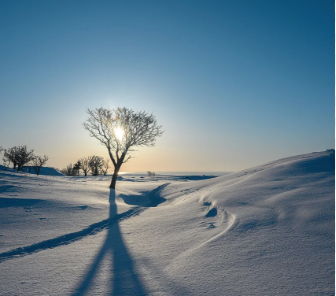
#> input picture entrada.png, 336 x 296 px
$ python svd_imagem.py
#> lines starting #> are read from the running program, lines starting #| are printed output that depends on the picture
"""
POC: SVD on an image.

The idea: a grayscale image is just a matrix of numbers.
SVD breaks it apart into a stack of layers ordered by importance.

This script does two things for the first NUM_LAYERS layers:
  1) saves the image of EACH layer on its own (layer_01.png, layer_02.png, ...)
     and also the raw numbers of each layer (layer_01.npy, ...)
  2) saves the reconstruction using the N layers added together (reconstructed.png)

The larger NUM_LAYERS is, the closer the reconstruction gets to the original.

Dependencies: numpy and Pillow
    pip install numpy pillow
"""

import os
import numpy as np
from PIL import Image

# ------------------------------------------------------------------
# VARIABLES YOU FEED IN
# ------------------------------------------------------------------
IMAGE_PATH  = "entrada.png"   # the input image
NUM_LAYERS  = 35              # how many layers to generate (1, 2, ... n)
OUTPUT_DIR  = "saida"         # folder where everything gets saved
# ------------------------------------------------------------------


def load_image_as_matrix(path):
    """Reads the image, converts it to grayscale and returns the pixel matrix
    (each number is the brightness of a pixel, from 0 to 255)."""
#> called with path = 'entrada.png'
    gray_image = Image.open(path).convert("L")
    return np.asarray(gray_image, dtype=float)


def build_layer(matrix_U, weights, matrix_Vt, layer_number):
    """Builds a whole layer, already weighted: weight * (column x row).

    layer_number counts the human way (1, 2, 3...). Python indexes from zero,
    so the real position is layer_number - 1.

    From each piece the SVD takes one ingredient of this layer:
      - a COLUMN of matrix_U
      - a ROW of matrix_Vt
      - a WEIGHT (number) from the weights list"""
    index  = layer_number - 1
    column = matrix_U[:, index]    # the u vector of this layer
    row    = matrix_Vt[index]      # the v vector of this layer
    weight = weights[index]        # the sigma of this layer
    return weight * np.outer(column, row)


def to_visible_image(layer):
    """Converts the raw numbers of a layer into something you can actually look at.
    A layer has negative and positive values, so we center zero on mid gray (128)
    and rescale by the largest absolute value. This is ONLY for visualization:
    the real numbers are lost in this conversion."""
    largest_absolute_value = np.abs(layer).max() or 1
    visible = 128 + 127 * (layer / largest_absolute_value)
    return np.clip(visible, 0, 255).astype(np.uint8)


def save_png(uint8_matrix, path):
    Image.fromarray(uint8_matrix).save(path)


# ------------------------------------------------------------------
# 1) load the image
image_matrix = load_image_as_matrix(IMAGE_PATH)
height, width = image_matrix.shape
#> height = 296; width = 336

total_possible_layers = min(height, width)
#> total_possible_layers = 296
layer_count = max(1, min(NUM_LAYERS, total_possible_layers))
#> layer_count = 35

os.makedirs(OUTPUT_DIR, exist_ok=True)

# 2) the SVD returns TWO matrices and ONE list of weights.
#    In theory: W = U . Sigma . Vt
#      matrix_U  -> the U matrix   (where the COLUMN of each layer comes from)
#      weights   -> the sigmas     (LIST of numbers, largest to smallest)
#      matrix_Vt -> the Vt matrix  (where the ROW of each layer comes from)
matrix_U, weights, matrix_Vt = np.linalg.svd(image_matrix, full_matrices=False)
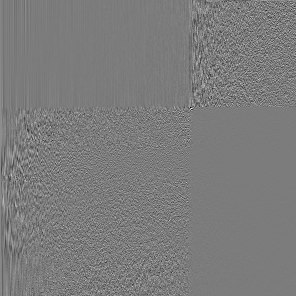
#> matrix_U: shape (296, 296) float64; min -0.542, max 0.571, mean 0.000172; drawn with min black and max white
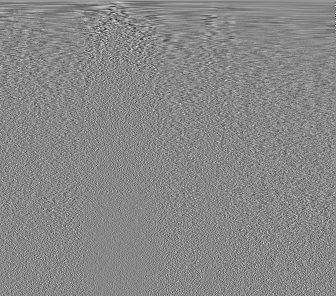
#> matrix_Vt: shape (296, 336) float64; min -0.424, max 0.37, mean 0.000186; drawn with min black and max white
#> weights = 296 values, max 40248 at index 0, min 0.506 at index 295, mean 311.3

# width of the number in the file name (layer_01, layer_02, ...)
name_digits = len(str(layer_count))
#> name_digits = 2

# 3) saves each layer on its own, from 1 up to layer_count, in two formats:
#      .npy -> raw numbers (with the weight baked in), useful to add up later
#      .png -> version just to see the pattern
for layer_number in range(1, layer_count + 1):
    layer = build_layer(matrix_U, weights, matrix_Vt, layer_number)
    suffix = f"{layer_number:0{name_digits}d}"
    np.save(os.path.join(OUTPUT_DIR, f"layer_{suffix}.npy"), layer)
    save_png(to_visible_image(layer), os.path.join(OUTPUT_DIR, f"layer_{suffix}.png"))
#> this loop made 35 passes
#> (weight in build_layer, largest_absolute_value in to_visible_image) on passes 1 to 12: (40248, 336.1), (3741.4, 107), (2800.4, 80.87), (2484.4, 90.27), (2032.5, 68.25), (1911.5, 76.51), (1602.3, 75.85), (1547.5, 48.98), (1213.1, 45.38), (1162.4, 64.31), (1102.6, 57.01), (1003, 47.55)
#> pass 1, `layer = build_layer(matrix_U, weights, matrix_Vt, layer_number)`:
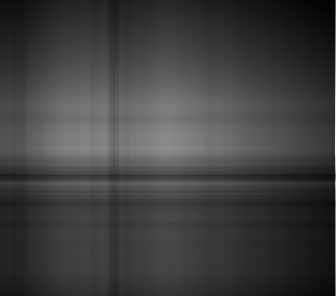
#> layer: shape (296, 336) float64; min 53.22, max 336.1, mean 123.5; drawn with min black and max white
#> pass 1, in to_visible_image, `visible = 128 + 127 * (layer / largest_absolute_value)`:
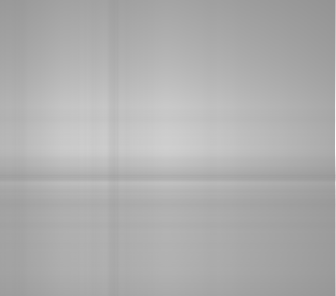
#> visible: shape (296, 336) float64; min 148.1, max 255, mean 174.7
#> after the loop:
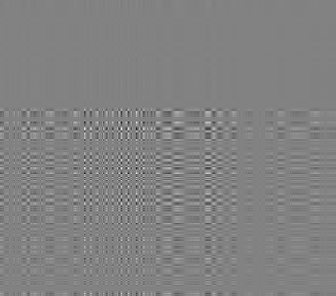
#> layer: shape (296, 336) float64; min -14.11, max 13.53, mean -3.31e-06; drawn with min black and max white

# 4) reconstruction with the first layer_count layers added together.
#    (used_matrix_U * used_weights) puts the sigma into each column;
#    the @ (matrix multiplication) builds each layer and adds them all at once.
used_matrix_U  = matrix_U[:, :layer_count]
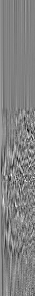
#> used_matrix_U: shape (296, 35) float64; min -0.344, max 0.33, mean 0.00143; drawn with min black and max white
used_weights   = weights[:layer_count]
#> used_weights = 35 values, max 40248 at index 0, min 332.6 at index 34, mean 2085.8
used_matrix_Vt = matrix_Vt[:layer_count, :]

reconstructed_image = (used_matrix_U * used_weights) @ used_matrix_Vt
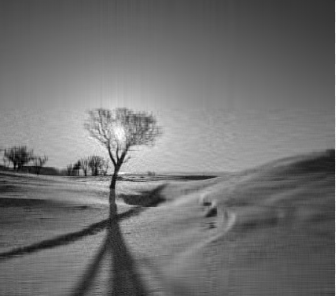
#> reconstructed_image: shape (296, 336) float64; min 7.94, max 266.1, mean 123.5; drawn with min black and max white
reconstructed_image = np.clip(reconstructed_image, 0, 255).astype(np.uint8)
save_png(reconstructed_image, os.path.join(OUTPUT_DIR, "reconstructed.png"))

# 5) report
numbers_in_original = height * width
#> numbers_in_original = 99456
numbers_stored      = layer_count * (height + width + 1)
#> numbers_stored = 22155
stored_ratio        = 100 * numbers_stored / numbers_in_original
#> stored_ratio = 22.28
captured_energy     = 100 * np.sum(used_weights ** 2) / np.sum(weights ** 2)
#> captured_energy = 99.81

print(f"image:             {width} x {height}  ({numbers_in_original:,} numbers)")
#| image:             336 x 296  (99,456 numbers)
print(f"layers generated:  {layer_count} of {total_possible_layers}")
#| layers generated:  35 of 296
print(f"reconstruction:    {numbers_stored:,} numbers ({stored_ratio:.1f}% of the original)")
#| reconstruction:    22,155 numbers (22.3% of the original)
print(f"image captured:    {captured_energy:.1f}%")
#| image captured:    99.8%
print(f"everything saved:  {OUTPUT_DIR}/")
#| everything saved:  saida/
